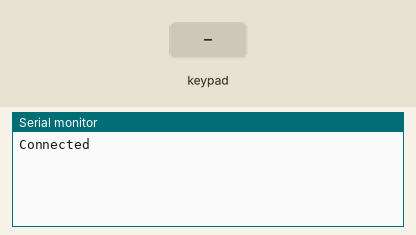
This sketch was run on a simulated Arduino Uno, built with avr-gcc and run on an emulated ATmega328P. Shown: the last lines printed to the serial monitor. The test bench sets the inputs (shaded band).

Above: at 1.2 s.
1.3 s: key 'U' pressed
At 2.5 s:
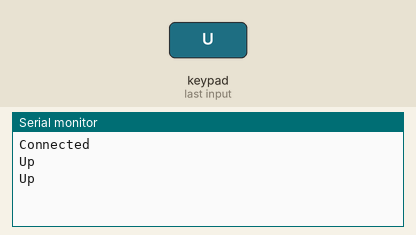
2.9 s: key 'D' pressed
At 3.8 s:
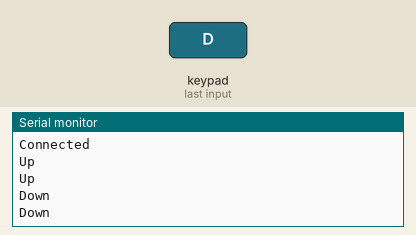
4.5 s: key 'L' pressed
At 5.2 s:
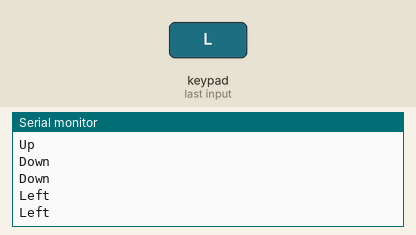
6.1 s: key 'R' pressed
At 7.4 s:
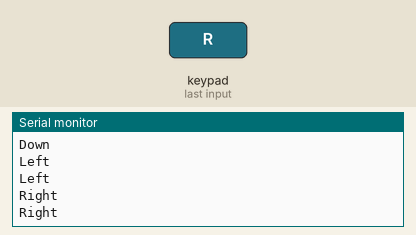
7.7 s: key 'X' pressed
At 9.0 s:
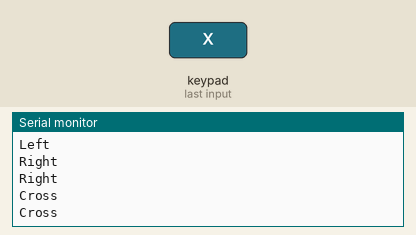
9.3 s: key 'O' pressed
At 10.3 s:
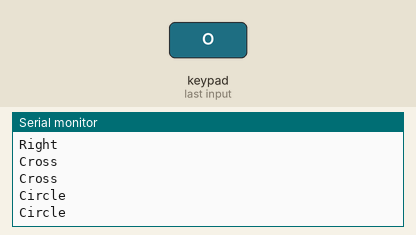

Measured:
- after the input at 1.3 s, the serial monitor: prints a new line after 0.10 s (image 1)
- after the input at 2.9 s, the serial monitor: prints a new line after 0.11 s (image 2)
- after the input at 4.5 s, the serial monitor: prints a new line after 0.11 s (image 3)
- after the input at 6.1 s, the serial monitor: prints a new line after 0.11 s (image 4)
- after the input at 7.7 s, the serial monitor: prints a new line after 0.11 s (image 5)
- after the input at 9.3 s, the serial monitor: prints a new line after 0.12 s (image 6)

The sketch:

PS2_1.ino
```cpp
#include "PS2X_lib.h"

#define PS2_DAT        13
#define PS2_CMD        12
#define PS2_CS         11
#define PS2_CLK        10

PS2X ps2x;

void readPS2X(){
  ps2x.read_gamepad(false,false);
  if(ps2x.Button(PSB_L1)  && ps2x.Button(PSB_L2)){
    Serial.println("L1 & L2");
  }
  else if(ps2x.Button(PSB_PAD_UP)){
    Serial.println("Up");
  }
  else if(ps2x.Button(PSB_PAD_DOWN)){
    Serial.println("Down");
  }
  else if(ps2x.Button(PSB_PAD_LEFT)){
    Serial.println("Left");
  }
  else if (ps2x.Button(PSB_PAD_RIGHT)){
    Serial.println("Right");
  }
  else if (ps2x.Button(PSB_L1)){
    Serial.println("L1");
  }
  else if (ps2x.Button(PSB_L2)){
     Serial.println("L2");
  }
  else if (ps2x.Button(PSB_R1)){
    Serial.println("R1");
  }
  else if (ps2x.Button(PSB_R2)){
    Serial.println("R2");
  }
  else if (ps2x.Button(PSB_CROSS)){
    Serial.println("Cross");
  }
  else if (ps2x.Button(PSB_CIRCLE)){
    Serial.println("Circle");
  }
  else if (ps2x.ButtonPressed(PSB_SQUARE)){
    Serial.println("Square");
  }
  else if (ps2x.Button(PSB_TRIANGLE)){
    Serial.println("Triangle");
  }
  else if (ps2x.ButtonPressed(PSB_START)){
    Serial.println("Start");
  }
}


void setup() {
  Serial.begin(115200);
  while(1){
    int error = ps2x.config_gamepad(PS2_CLK, PS2_CMD, PS2_CS, PS2_DAT,true,true);
    if(error == 0){
      Serial.println("Connected\n");
      break;
    }
    else{
      Serial.print('.');
      delay(200);
    }
  }

}

void loop() {
  readPS2X();
  delay(200);
}
```
